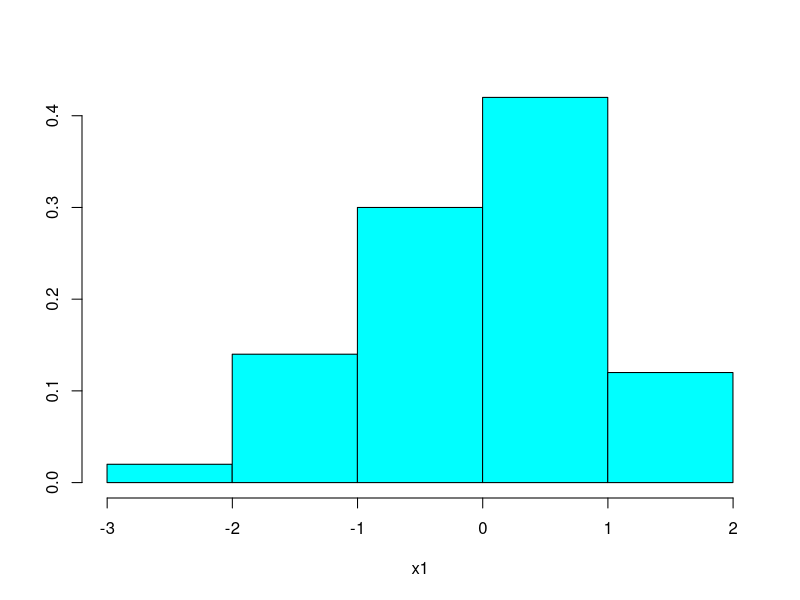
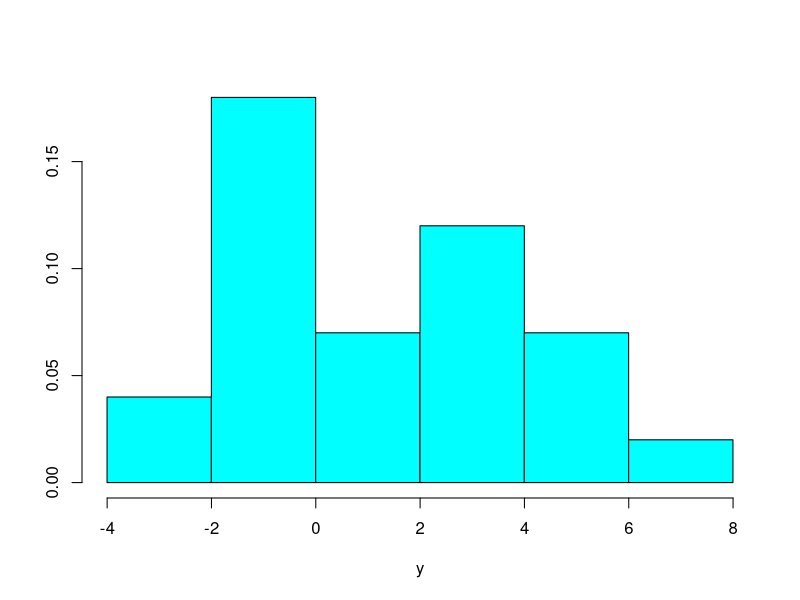
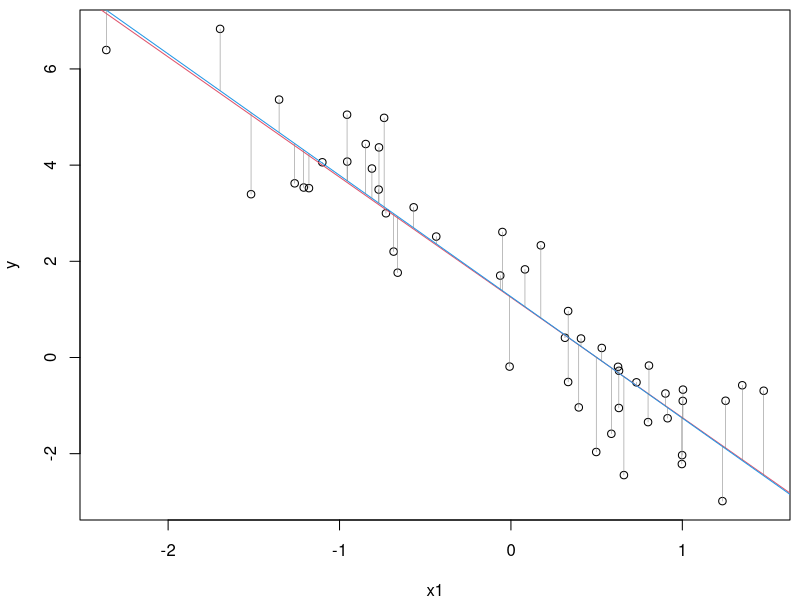
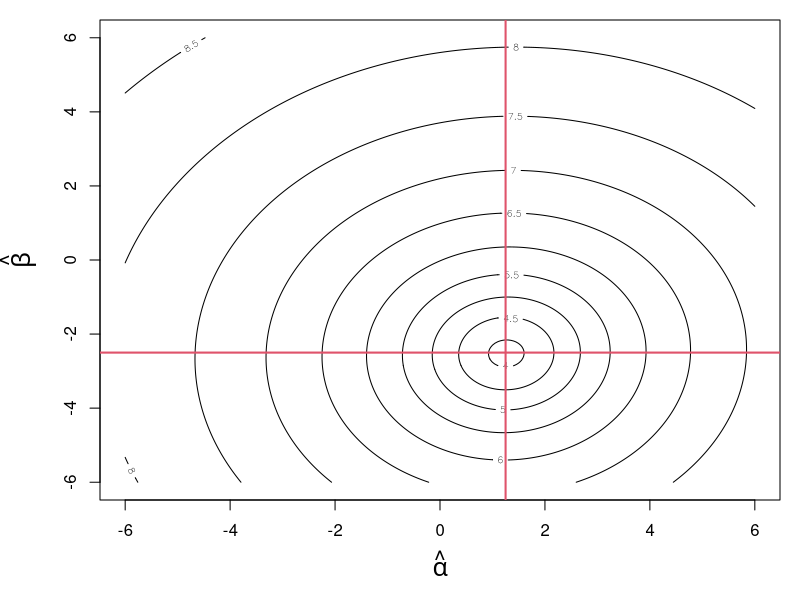
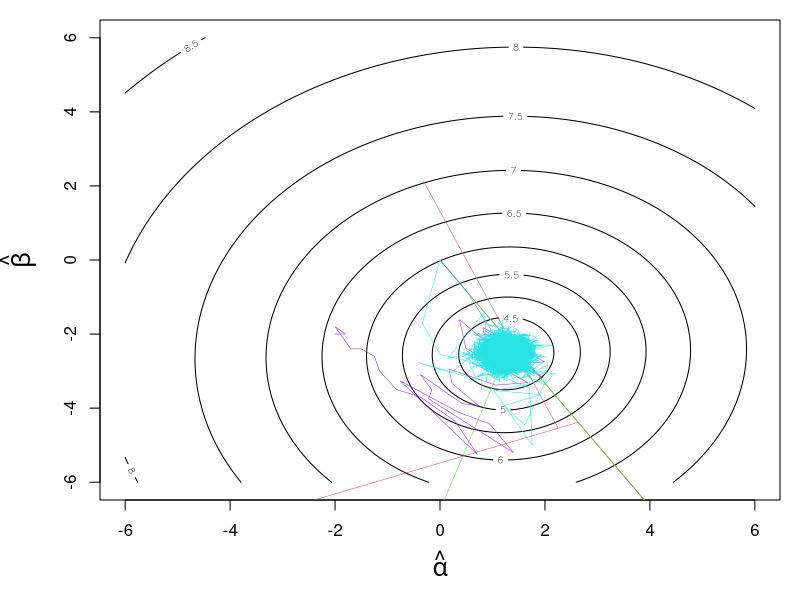
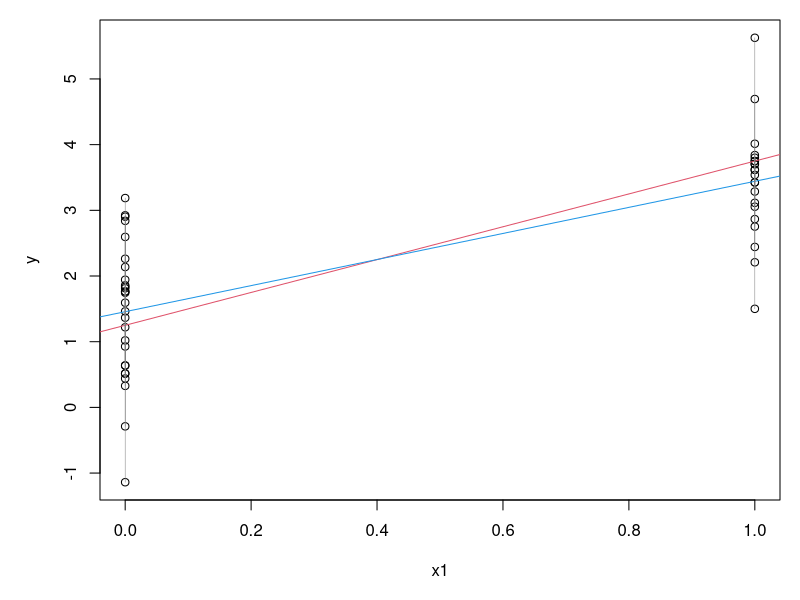
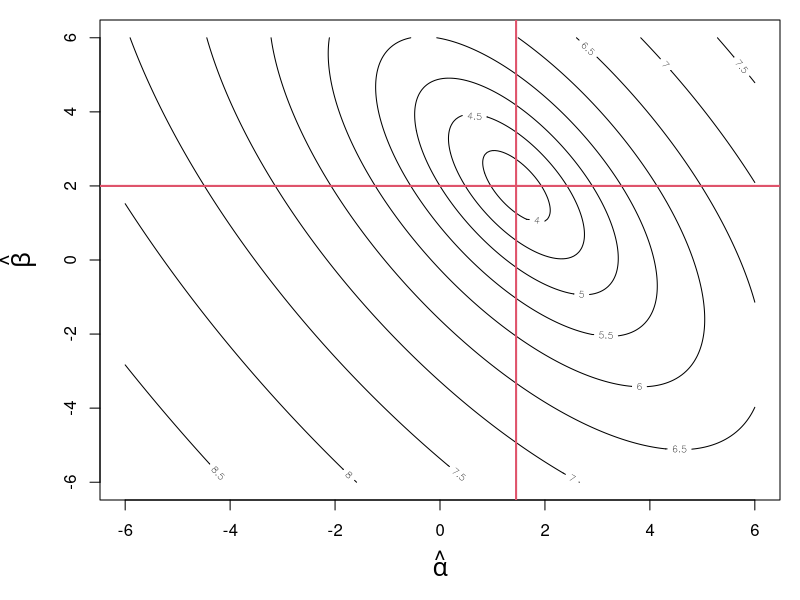
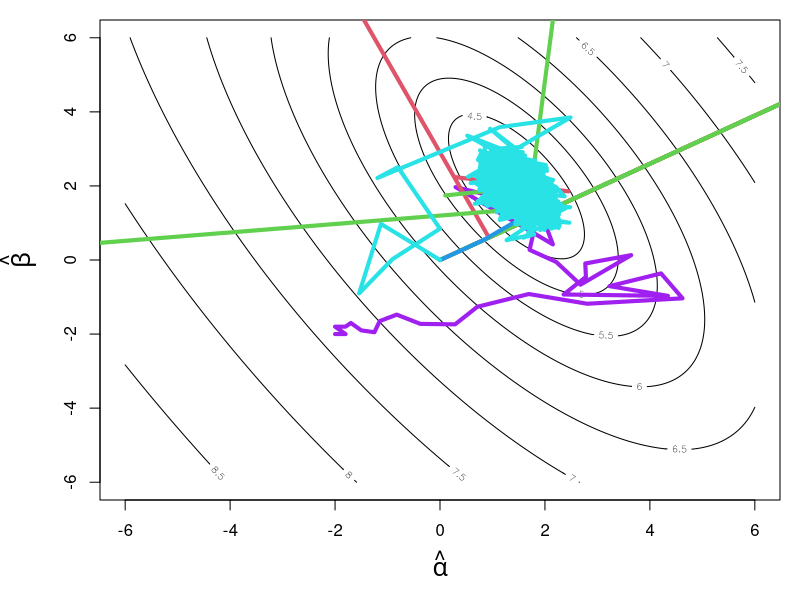

R code for these plots, in order:
## R_Demo_Simulation_Learning_Estimate_linear_model.R
##########################################################################
## INSTRUCTOR: Christopher Fariss
## COURSE NAME: Programming and Simulation Methods for Computational Social Science (2W)
## University of Essex Summer School 2023
##
## Date: 2024-07-22
##
## Please e-mail me if you find any errors or have and suggestions (either email is fine)
## e-mail: cjf0006@gmail.com
## e-mail: cjfariss@umich.edu
##########################################################################
##
## Introduction to tutorial:
##
## R_DSIS_week11_linear_model_estimation.R
##########################################################################
## Introduction to tutorial:
##
## For this R tutorial, we will learn how:
##
## (1) Simulates two variable OLS regression in R.
## (2) Find the coordinates of the best estimates using the a "brute force" method.
## (3) Find the best estimates using the linear model lm() function.
## (4) Matrix algebra
## (5) Find the best estimates using a user defined function which is passed to the optim function
## (6) Visualize the results using the contour plot function from the graphics library
## (7) Simulate the model where the independent variable x is continuous and binary
##
##########################################################################

## install the library if necessary
## install.packages(c("graphics", "mvtnorm"))

## load necessary libraries
library(graphics)
library(mvtnorm)


##########################################################################
## when x1 (independent variable) is continuous and y (dependent variable) is continuous
##########################################################################

## generate simulated vales
n <- 50
x1 <- rnorm(n,0,1)

MASS::truehist(x1)

## make design matrix
X <- cbind(1, x1)

head(X)

k <- ncol(X)

# select true population parameters
alpha <- 1.250000
beta <- -2.500000

# generate y with error
error_term <- rnorm(n)
summary(error_term)

y <- alpha * X[,1] + beta * X[,2] + error_term

summary(y)

MASS::truehist(y)

## plot the x1 and y variable in 2D euclidean space
par(mfrow=c(1,1), mar=c(4,4,.5,.5))
plot(x1, y)
abline(a=alpha, b=beta, col=2)

## estimate the fit of the linear model
fit <- lm(y ~ x1)
fit

## print the summary for the fit object
summary(fit)

## plot the line of best fit
abline(reg=fit, col=4)

## plot the error lines between the y points and the estimated y_hats (the line of best fit)
for(i in 1:n){
    lines(x=c(x1[i], x1[i]), y=c(fit$coefficients[1]+fit$coefficients[2]*x1[i], y[i]), col=grey(.5), lwd=.5)
}

## use linear algebra to find the Best estimates (this is why we defined X with a column of 1s)
beta_estimate <- solve(t(X) %*% X) %*% t(X)%*%y
beta_estimate

## generate vector of possible values for the parameter estimates of alpha and beta by brute force
alpha.hat <- seq(from=-6,6,.05)
beta.hat <- seq(from=-6,6,.05)

sumsquare <- matrix(NA, nrow=length(alpha.hat), ncol=length(beta.hat))

for(i in 1:length(alpha.hat)){
    for(j in 1:length(beta.hat)){
        y.hat <- alpha.hat[i] * X[,1] + beta.hat[j] * X[,2]
        sumsquare[i,j] <- -sum((y-y.hat)^2)
    }
}

## find the coordinates from the matrix where the minimum of the sum of square residuals resides
coordinates <- which(sumsquare == sumsquare[-sumsquare==min(-sumsquare)], arr.ind = TRUE)
coordinates

## these coordinates match the best estimates of the alpha and beta parameters
par <- c(alpha.hat[coordinates[1]], beta.hat[coordinates[2]])
par # notice that these estimates are much less precise than the estimates obtained below

## counter plot from the brute force method (logged for visualization)
par(mar=c(5,5,1,1))
contour(alpha.hat,beta.hat,log(-sumsquare), xlab=expression(hat(alpha)), ylab=expression(hat(beta)), cex.lab=1.5)
abline(v=par[1], col=2, lwd=2)
abline(h=par[2], col=2, lwd=2)

## generate variables for monitoring the function
eval <- array(dim=c(1000,3))
iter <- 1

# user defined function passed to optim
ols.func <- function(par, X, iterate=TRUE){
    alpha.hat <- par[1]
    beta.hat <- par[2]
    y.hat <- alpha.hat + beta.hat * X[,2]
    #out <- -sum((y-y.hat)^2)
    out <- sum(log(dnorm(y, mean=y.hat, sd=1)))
    
    if(iterate==TRUE){
        eval[iter,1] <<- alpha.hat
        eval[iter,2] <<- beta.hat
        eval[iter,3] <<- out
        iter <<- iter+1
    }
    return(out)
}

## pass function to optim with initial values
optim.out <- optim(par = c(0,0), fn = ols.func, X=X, method="BFGS", control=list(fnscale = -1), hessian = TRUE)
optim.out

## estimate additional quantities of interest
se <- sqrt(diag(solve(-optim.out$hessian))) #calculate standard errors
VCV <- solve(-optim.out$hessian) #compute variance-covariance matrix
se
VCV

## compare with results from the lm function
summary(lm(y~x1))


## plot gradient paths for the following algorithims: "Nelder-Mead", "BGFS", "CG", "L-BFGS-B", "SANN"
eval <- array(dim=c(1500,4))
iter <- 1
optim.out <- optim(par = c(-2,-2), ols.func, X=X, method="Nelder-Mead", control=list(fnscale = -1), hessian = TRUE)
contour(alpha.hat,beta.hat,log(-sumsquare), xlab=expression(hat(alpha)), ylab=expression(hat(beta)), cex.lab=1.5)
lines(eval[1:iter,1], eval[1:iter,2], col="purple", lwd=.5)
optim.out$par
iter

eval <- array(dim=c(1500,4))
iter <- 1
optim.out <- optim(par = c(0,0), ols.func, X=X, method="BFGS", control=list(fnscale = -1), hessian = TRUE)
lines(eval[1:iter,1], eval[1:iter,2], col=2, lwd=.5)
optim.out$par
iter

eval <- array(dim=c(1500,4))
iter <- 1
optim.out <- optim(par = c(0,0), ols.func, X=X, method="CG", control=list(fnscale = -1), hessian = TRUE)
lines(eval[1:iter,1], eval[1:iter,2], col=3, lwd=.5)
optim.out$par
iter

eval <- array(dim=c(1500,4))
iter <- 1
optim.out <- optim(par = c(0,0), ols.func, X=X, method="L-BFGS-B", control=list(fnscale = -1), hessian = TRUE)
lines(eval[1:iter,1], eval[1:iter,2], col=4, lwd=.5)
optim.out$par
iter

eval <- array(dim=c(20000,4))
iter <- 1
optim.out <- optim(par = c(0,0), ols.func, X=X, method="SANN", control=list(fnscale = -1), hessian = TRUE)
lines(eval[1:iter,1], eval[1:iter,2], col=5, lwd=.5)
optim.out$par
iter





##########################################################################
## when x1 (independent variable) is binary and y (dependent variable) is continuous
##########################################################################


## generate simulated vales
n <- 50
x1 <- rbinom(n,size=1,.5)
x1

## make design matrix
X <- cbind(1, x1)

k <- ncol(X)

## select true population parameters
alpha <- 1.250000
beta <- 2.500000

## generate y with error
error_term <- rnorm(n)
y <- alpha * X[,1] + beta * X[,2] + error_term

## plot the x1 and y variable in 2D euclidean space
plot(x1, y)
abline(a=alpha, b=beta, col=2)

## estimate the fit of the linear model
fit <- lm(y~x1)

## print the summary for the fit object
summary(fit)

## plot the line of best fit
abline(reg=fit, col=4)

## plot the error lines between the y points and the estimated y_hats (the line of best fit)
for(i in 1:n){
    lines(x=c(x1[i], x1[i]), y=c(fit$coefficients[1]+fit$coefficients[2]*x1[i], y[i]), col=grey(.5), lwd=.5)
}

## use linear algebra to find the Best estimates (this is why we defined X with a column of 1s)
beta_estimate <- solve(t(X) %*% X) %*% t(X)%*%y
beta_estimate

## what is the beta estimate here? It is also the difference in proportion of y when x==1 and x==0
mean(y[x1==1]) - mean(y[x1==0])

## this is the average of y when x==1
mean(y[x1==1])

## this is the intercept  (the proportion of y when x==0)
mean(y[x1==0])


## generate vector of possible values for the parameter estimates of alpha and beta by brute force
alpha.hat <- seq(from=-6,6,.05)
beta.hat <- seq(from=-6,6,.05)

sumsquare <- matrix(NA, nrow=length(alpha.hat), ncol=length(beta.hat))
for(i in 1:length(alpha.hat)){
    for(j in 1:length(beta.hat)){
        y.hat <- alpha.hat[i] + beta.hat[j] * X[,2]
        sumsquare[i,j] <- -sum((y-y.hat)^2)
    }
}

## find the coordinates from the matrix where the minimum of the sum of square residulas resides
coordinates <- which(sumsquare == sumsquare[-sumsquare==min(-sumsquare)], arr.ind = TRUE)

## these coordinates match the best estimates of the alpha and beta parameters
par <- c(alpha.hat[coordinates[1]], beta.hat[coordinates[2]])
par # notice that these estimates are much less precise than the estiamtes obtained below

## counter plot from the brute force method (logged for visualization)
par(mar=c(5,5,1,1))
contour(alpha.hat,beta.hat,log(-sumsquare), xlab=expression(hat(alpha)), ylab=expression(hat(beta)), cex.lab=1.5)
abline(v=par[1], col=2, lwd=2)
abline(h=par[2], col=2, lwd=2)


## generate variables for monitoring the function
eval <- array(dim=c(1000,3))
iter <- 1

# user defined function passed to optim
## see above

## pass function to optim with initial values
optim.out <- optim(par = c(0,0), ols.func, X=X, method="BFGS", control=list(fnscale = -1), hessian = TRUE)
optim.out

## estiamte additional quantities of interest
se <- sqrt(diag(solve(-optim.out$hessian))) #calculate standard errors
VCV <- solve(-optim.out$hessian) #compute variance-covariance matrix
se
VCV

## compare with results from the lm function
summary(lm(y~x1))


## plot gradient paths for the following algorithims: "Nelder-Mead", "BGFS", "CG", "L-BFGS-B", "SANN"
eval <- array(dim=c(1500,4))
iter <- 1
optim.out <- optim(par = c(-2,-2), ols.func, X=X, method="Nelder-Mead", control=list(fnscale = -1), hessian = TRUE)
contour(alpha.hat,beta.hat,log(-sumsquare), xlab=expression(hat(alpha)), ylab=expression(hat(beta)), cex.lab=1.5)
lines(eval[1:iter,1], eval[1:iter,2], col="purple", lwd=4)
optim.out$par
iter

eval <- array(dim=c(1500,4))
iter <- 1
optim.out <- optim(par = c(0,0), ols.func, X=X, method="BFGS", control=list(fnscale = -1), hessian = TRUE)
lines(eval[1:iter,1], eval[1:iter,2], col=2, lwd=4)
optim.out$par
iter

eval <- array(dim=c(1500,4))
iter <- 1
optim.out <- optim(par = c(0,0), ols.func, X=X, method="CG", control=list(fnscale = -1), hessian = TRUE)
lines(eval[1:iter,1], eval[1:iter,2], col=3, lwd=4)
optim.out$par
iter

eval <- array(dim=c(1500,4))
iter <- 1
optim.out <- optim(par = c(0,0), ols.func, X=X, method="L-BFGS-B", control=list(fnscale = -1), hessian = TRUE)
lines(eval[1:iter,1], eval[1:iter,2], col=4, lwd=4)
optim.out$par
iter

eval <- array(dim=c(20000,4))
iter <- 1
optim.out <- optim(par = c(0,0), ols.func, X=X, method="SANN", control=list(fnscale = -1), hessian = TRUE)
lines(eval[1:iter,1], eval[1:iter,2], col=5, lwd=4)
optim.out$par
iter



